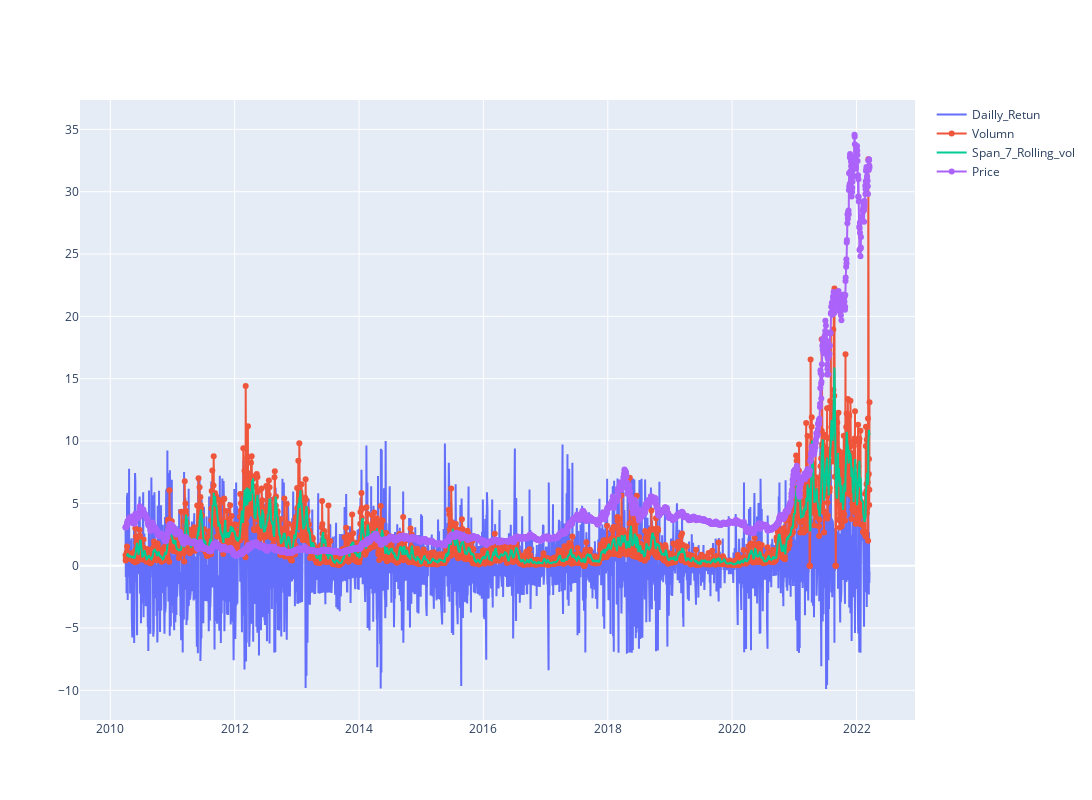

Here is the notebook cell this chart was saved with:
### Code cell
df['Volumn'] = df['<Volume>']/1000000
Volumnshort_rolling = df['Volumn'].rolling(window=7).mean()

fig = go.Figure()
fig.update_layout(  autosize=False,   width=1200,    height=800)
fig.add_trace(go.Scatter(x=df.datetime, y=df['Daily_return'], 
                        mode='lines', name='Dailly_Retun'))
fig.add_trace(go.Scatter(x=df.datetime, y=df['Volumn'], 
                        mode='lines+markers', name='Volumn'))

fig.add_trace(go.Scatter(x=df.datetime, y=Volumnshort_rolling, 
                      mode ='lines', name='Span_7_Rolling_vol'))

fig.add_trace(go.Scatter(x=df.datetime, y=df['<Close>'], 
                        mode='lines+markers', name='Price'))

### Figure 1 — Plotly figure (JSON) as saved in the notebook; plotly's stock layout.template omitted (floating-point values rounded to 4 significant figures; data arrays with more than 128 entries replaced by an {"elided": "..."} marker saying what was removed)
{"data": [{"mode": "lines", "name": "Dailly_Retun", "type": "scatter", "x": {"elided": "2986 str values"}, "y": {"elided": "2986 float values"}}, {"mode": "lines+markers", "name": "Volumn", "type": "scatter", "x": {"elided": "2986 str values"}, "y": {"elided": "2986 float values"}}, {"mode": "lines", "name": "Span_7_Rolling_vol", "type": "scatter", "x": {"elided": "2986 str values"}, "y": {"elided": "2986 float values"}}, {"mode": "lines+markers", "name": "Price", "type": "scatter", "x": {"elided": "2986 str values"}, "y": {"elided": "2986 float values"}}], "layout": {"autosize": false, "height": 800, "width": 1200}}
